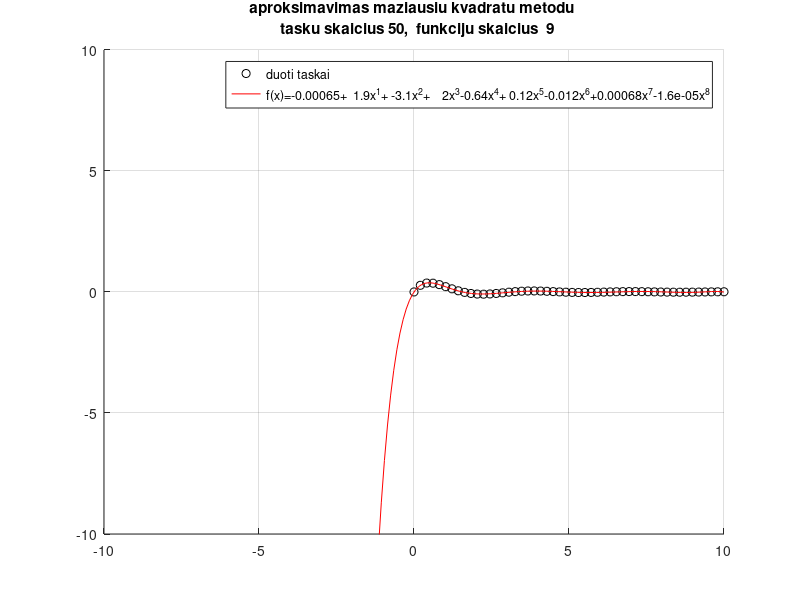

MATLAB code for this plot:
function daugianariai2
clc,close all,clear all

xmin=-10;ymin=-10;xmax=10;ymax=10; % koordinaciu sistemos ribos
figure(1),hold on, axis([xmin,xmax,ymin,ymax]);grid on
m=9; %aproksimuojanciu funkciju skaicius bazeje;

% Pele ivedami taskai. Baigiama, kai taskas parenkamas uz koord. sistemos ribu
f = @(x)(sin(2.*x)./((x+1).^2));
X = linspace(0, 10, 50);
Y = f(X);
X = X';
Y = Y';
cla, plot(X,Y,'ko');
n=length(X)   % tasku skaicius

% Maziausiu kvadratu metodo lygciu sistema:
G=base(m,X)
c=(G'*G)\(G'*Y)
sss=sprintf('%5.2g',c(1));
for i=1:m-1
    sss=[sss,sprintf('+%5.2gx^%1d',c(i+1),i)];
end
sss=strrep(sss,'+-','-');
% Aproksimuojanti funkcija:
nnn=200; %vaizdavimo tasku skaicius
xxx=xmin:(xmax-xmin)/(nnn-1):xmax; %vaizdavimo taskai 
Gv=base(m,xxx);
fff=Gv*c;
plot(xxx,fff,'r-');
legend({'duoti taskai',sprintf('f(x)=%s',sss)})
title(sprintf('aproksimavimas maziausiu kvadratu metodu \n  tasku skaicius %d,  funkciju skaicius  %d',n,m));


return
end


function G=base(m,x)
     for i=1:m,  G(:,i)=x.^(i-1); end
return
end